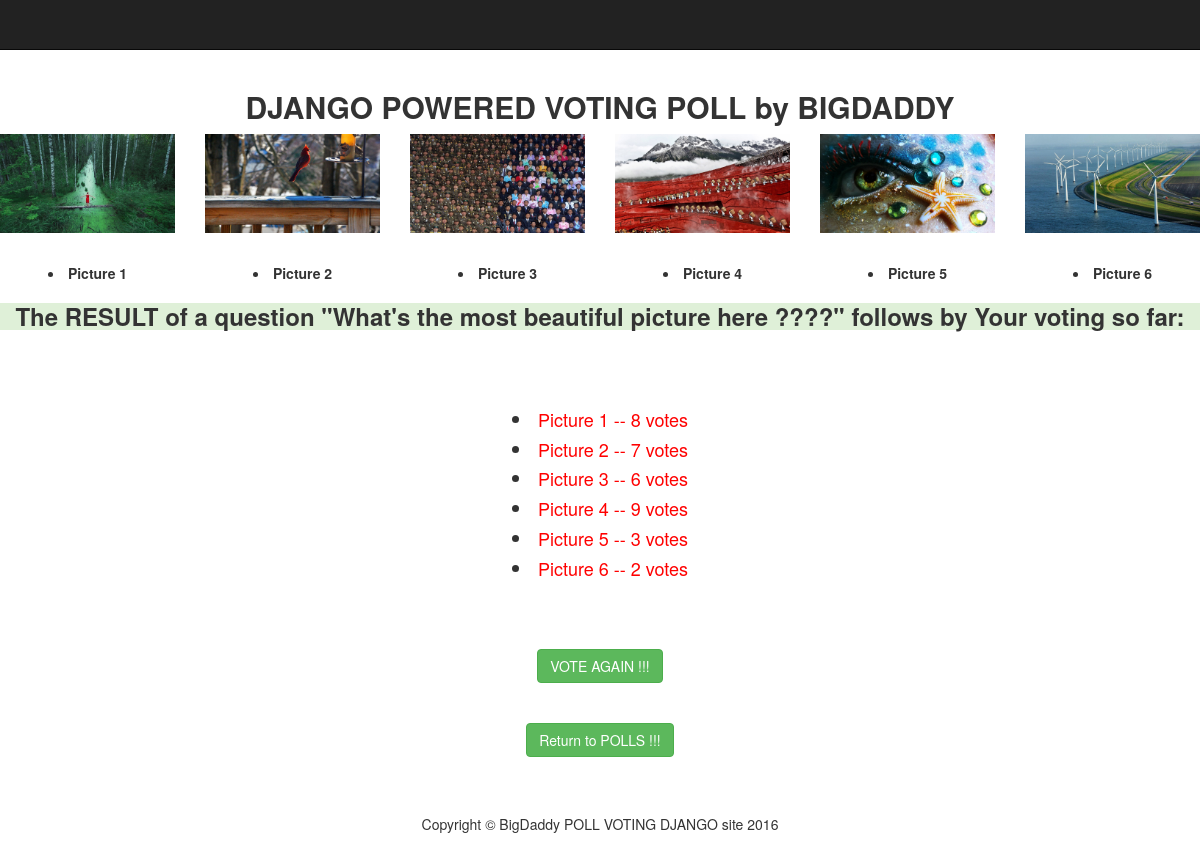
Screenshot of /polls/3/results/ with the database file from the repository.
### polls/models.py (models this page shows, shortened)
class Poll(models.Model):
    question = models.CharField(max_length=200)
    pub_date = models.DateTimeField('date published')
    def was_published_recently(self):
        now = timezone.now()
        return now - datetime.timedelta(days=1) <= self.pub_date < now
    was_published_recently.admin_order_field = 'pub_date'
    was_published_recently.boolean = True
    was_published_recently.short_description = 'Published recently?'

class Choice(models.Model):
    poll = models.ForeignKey(Poll)
    choice_text = models.CharField(max_length=200)
    votes = models.IntegerField(default=0)

### polls/views.py (the view)
# urls.py: url(r'^(?P<pk>\d+)/results/$', views.ResultsView.as_view(), name='results'),
class ResultsView(generic.DetailView):
    model = Poll
    template_name = 'polls/results.html'

### polls/templates/polls/results.html (shortened to what this page needs)
<!DOCTYPE html>
<html lang="en">
<br>
    <link href="\static\css\bootstrap.min.css" rel="stylesheet">
    <link href="\static\css\modern-business.css" rel="stylesheet">
    <link href="\static\font-awesome\css\font-awesome.min.css" rel="stylesheet" type="text/css">
    <nav class="navbar navbar-inverse navbar-fixed-top" role="navigation">
    </nav>
<h2><strong><center> DJANGO POWERED VOTING POLL by BIGDADDY </center></strong></h2>
        <div class="row">
            <div class="col-lg-12">
            </div>
            <div class="col-md-2 col-sm-3">
                <a>
                    <center><img class="img-responsive img-portfolio img-hover" src="\static\images\picture1.jpg" alt=""></center>
                </a>
                <center><li><strong>Picture 1</strong></li></center>
            </div>
            <div class="col-md-2 col-sm-3">
                <a>
                    <center><img class="img-responsive img-portfolio img-hover" src="\static\images\picture2.jpg" alt=""></center>
                </a>
                <center><li><strong>Picture 2</strong></li></center>
            </div>
            <div class="col-md-2 col-sm-3">
                <a>
                    <center><img class="img-responsive img-portfolio img-hover" src="\static\images\picture3.jpg" alt=""></center>
                </a>
                <center><li><strong>Picture 3</strong></li></center>
            </div>
            <div class="col-md-2 col-sm-3">
                <a>
                    <center><img class="img-responsive img-portfolio img-hover" src="\static\images\picture4.jpg" alt=""></center>
                </a>
                <center><li><strong>Picture 4</strong></li></center>
            </div>
            <div class="col-md-2 col-sm-3">
                <a>
                    <center><img class="img-responsive img-portfolio img-hover" src="\static\images\picture5.jpg" alt=""></center>
                </a>
                <center><li><strong>Picture 5</strong></li></center>
            </div>
            <div class="col-md-2 col-sm-3">
                <a>
                    <center><img class="img-responsive img-portfolio img-hover" src="\static\images\picture6.jpg" alt=""></center>
                </a>
                <center><li><strong>Picture 6</strong></li></center>
            </div>
        </div>
{% load staticfiles %}
<h3><center><strong><p class="bg-success">The RESULT of a question "{{ poll.question }}" follows by Your voting so far:</p></strong></center></h3>
<p>
{% for choice in poll.choice_set.all %}
{% load staticfiles %}
    <center><h4><li><font color="red">{{ choice.choice_text }} -- {{ choice.votes }} vote{{ choice.votes|pluralize }}</font></li></h4></center>
{% endfor %}
</p>
{% load staticfiles %}
<center><a class="btn btn-success" href="{% url 'polls:detail' poll.id %}" role="button">VOTE AGAIN !!!</a></center>
<center><a class="btn btn-success" href="{% url 'polls:index' %}" role="button">Return to POLLS !!!</a></center>
        <footer>
            <div class="row">
                <div class="col-lg-12">
                    <h5><center>Copyright &copy; BigDaddy POLL VOTING DJANGO site 2016</center></h5>
                </div>
            </div>
        </footer>
</body>
</html>

### polls/static/css/modern-business.css (style rules this page uses)
html, body { height: 100%; }
.img-portfolio { margin-bottom: 30px; }
footer { margin: 50px 0; }

### rows the page displays
Poll: question "What's the most beautiful picture here ????"
Choice: choice_text "Picture 1", votes "8"
Choice: choice_text "Picture 2", votes "7"
Choice: choice_text "Picture 3", votes "6"
Choice: choice_text "Picture 4", votes "9"
Choice: choice_text "Picture 5", votes "3"
Choice: choice_text "Picture 6", votes "2"
